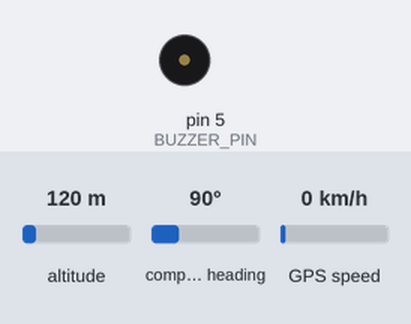
The program below on a simulated Teensy 4. Parts: buzzer (waves = sounding). Inputs (shaded band) come from the test bench; at power-on: altitude 120 m, compass heading 90°, GPS speed 0 km/h. The GPS gets a fix after 3 s at 37.7749, -122.4194 with 8 satellites; what the program prints to the serial monitor is not drawn.

Above: at 0.1 s.
At 3.15 s:
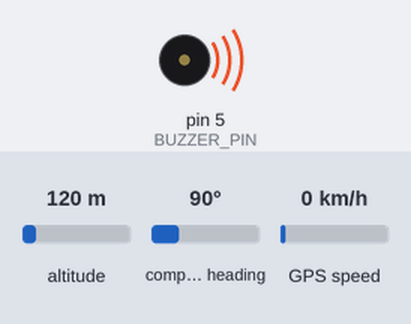
Timing chart, 0 to 4.8 s (numbered marks = the images above):
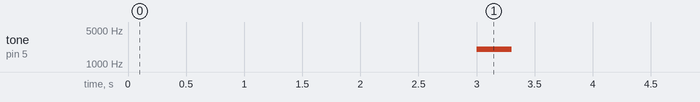

The program:

main.cpp
```cpp
#include <Arduino.h>
#include <Adafruit_GPS.h>

// Teensy Serial1 uses pin 0 as RX1 and pin 1 as TX1.
// Wire GPS TX to Teensy pin 0, and GPS RX to Teensy pin 1.
const int GPS_BAUD_RATE = 9600;
const int USB_BAUD_RATE = 115200;

// The ARTS buzzer circuit is connected to Teensy digital pin 5.
const int BUZZER_PIN = 5;
const int FIX_BEEP_FREQUENCY_HZ = 2000;
const int FIX_BEEP_DURATION_MS = 300;

// Print a readable GPS summary every 2 seconds.
const unsigned long SUMMARY_INTERVAL_MS = 2000;

// If no GPS bytes arrive for 3 seconds, print a wiring/baud warning.
const unsigned long NO_DATA_WARNING_MS = 3000;

Adafruit_GPS GPS(&Serial1);

unsigned long lastSummaryTime = 0;
unsigned long lastGpsByteTime = 0;
unsigned long lastNoDataMessageTime = 0;
bool hadFix = false;

void printTwoDigits(int value) {
  if (value < 10) {
    Serial.print("0");
  }
  Serial.print(value);
}

void printGpsSummary() {
  Serial.print("Summary: fix=");
  if (GPS.fix) {
    Serial.print("YES");
  } else {
    Serial.print("NO");
  }

  Serial.print("  quality=");
  Serial.print((int)GPS.fixquality);

  Serial.print("  satellites=");
  Serial.print((int)GPS.satellites);

  Serial.print("  time_utc=");
  printTwoDigits(GPS.hour);
  Serial.print(":");
  printTwoDigits(GPS.minute);
  Serial.print(":");
  printTwoDigits(GPS.seconds);

  if (GPS.fix) {
    Serial.print("  lat=");
    Serial.print(GPS.latitudeDegrees, 6);
    Serial.print("  lon=");
    Serial.print(GPS.longitudeDegrees, 6);
    Serial.print("  altitude_m=");
    Serial.print(GPS.altitude);
  } else {
    Serial.print("  waiting_for_fix");
  }

  Serial.println();
}

void beepWhenFixIsFound() {
  // GPS.fix becomes true after the GPS has a valid satellite position fix.
  // The hadFix flag makes this beep happen only once.
  if (GPS.fix && !hadFix) {
    Serial.println("GPS FIX FOUND - beeping buzzer.");
    tone(BUZZER_PIN, FIX_BEEP_FREQUENCY_HZ, FIX_BEEP_DURATION_MS);
    hadFix = true;
  }

  if (!GPS.fix) {
    hadFix = false;
  }
}

void setup() {
  Serial.begin(USB_BAUD_RATE);

  // Give the USB Serial Monitor a short time to connect after upload/reset.
  while (!Serial && millis() < 3000) {
    delay(10);
  }

  Serial.println("ARTS GPS UART test using the Adafruit GPS library");
  Serial.println("Wiring: GPS TX -> Teensy pin 0, GPS RX -> Teensy pin 1, plus 3.3V and GND.");
  Serial.println("Open Serial Monitor at 115200 baud.");
  Serial.println("Raw NMEA lines prove the GPS serial connection is working.");
  Serial.println("A fix may take several minutes, especially indoors or after first power-up.");

  pinMode(BUZZER_PIN, OUTPUT);

  GPS.begin(GPS_BAUD_RATE);

  // Ask the GPS to send RMC and GGA sentences once per second.
  // RMC gives time/date/status. GGA gives fix quality, satellites, and altitude.
  GPS.sendCommand(PMTK_SET_NMEA_OUTPUT_RMCGGA);
  GPS.sendCommand(PMTK_SET_NMEA_UPDATE_1HZ);

  lastGpsByteTime = millis();
}

void loop() {
  // This reads one character from the GPS each time through loop().
  // The library stores complete NMEA lines internally.
  char gpsChar = GPS.read();
  if (gpsChar != 0) {
    lastGpsByteTime = millis();
  }

  if (GPS.newNMEAreceived()) {
    char *nmea = GPS.lastNMEA();

    Serial.print("NMEA: ");
    Serial.print(nmea);

    if (!GPS.parse(nmea)) {
      Serial.println("Could not parse this NMEA sentence.");
    }

    beepWhenFixIsFound();
  }

  if (millis() - lastSummaryTime >= SUMMARY_INTERVAL_MS) {
    printGpsSummary();
    lastSummaryTime = millis();
  }

  if (millis() - lastGpsByteTime > NO_DATA_WARNING_MS &&
      millis() - lastNoDataMessageTime > NO_DATA_WARNING_MS) {
    Serial.println("No GPS serial data yet. Check GPS power, ground, GPS TX -> Teensy pin 0, and baud rate.");
    lastNoDataMessageTime = millis();
  }
}
```

Measured:
- by itself, tone on pin 5 (BUZZER_PIN): silent → 2000 Hz at 3.0 s, → silent 0.30 s later
